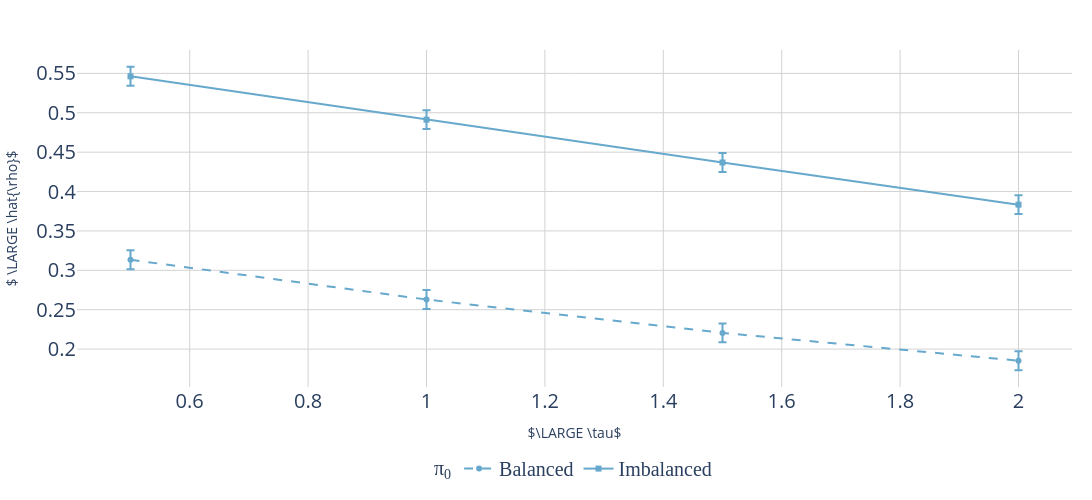

Write notebook code for a chart like this one.
### Code cell
correlation_factor_fig = correlation_factor_plot(df_low, df_high, t_range)
write_pdf(correlation_factor_fig, FIG_DIR / "Theoretical_relationship_correlation_factor.pdf")
correlation_factor_fig.show()

### Figure 1 — Plotly figure (JSON) as saved in the notebook; plotly's stock layout.template omitted (floating-point values rounded to 4 significant figures)
{"data": [{"error_y": {"type": "constant", "value": 0.012, "visible": true}, "line": {"color": "#67a8cd", "dash": "dash"}, "marker": {"symbol": "circle"}, "mode": "lines+markers", "name": "Balanced", "type": "scatter", "x": [0.5, 1.0, 1.5, 2.0], "y": [0.3134, 0.2629, 0.2206, 0.1853]}, {"error_y": {"type": "constant", "value": 0.012, "visible": true}, "line": {"color": "#67a8cd", "dash": "solid"}, "marker": {"symbol": "square"}, "mode": "lines+markers", "name": "Imbalanced", "type": "scatter", "x": [0.5, 1.0, 1.5, 2.0], "y": [0.5463, 0.4912, 0.4369, 0.3834]}], "layout": {"autosize": true, "height": 500, "legend": {"font": {"family": "Times New Roman", "size": 20}, "orientation": "h", "title": {"font": {"family": "Times New Roman", "size": 20}, "text": "π<sub>0</sub>"}, "x": 0.5, "xanchor": "center", "y": -0.3, "yanchor": "bottom"}, "margin": {"b": 20, "l": 20, "r": 20, "t": 50}, "showlegend": true, "title": {}, "width": 1200, "xaxis": {"gridcolor": "lightgrey", "tickfont": {"size": 20}, "title": {"text": "$\\LARGE \\tau$"}}, "yaxis": {"gridcolor": "lightgrey", "tickfont": {"size": 20}, "title": {"text": "$ \\LARGE \\hat{\\rho}$"}}}}
